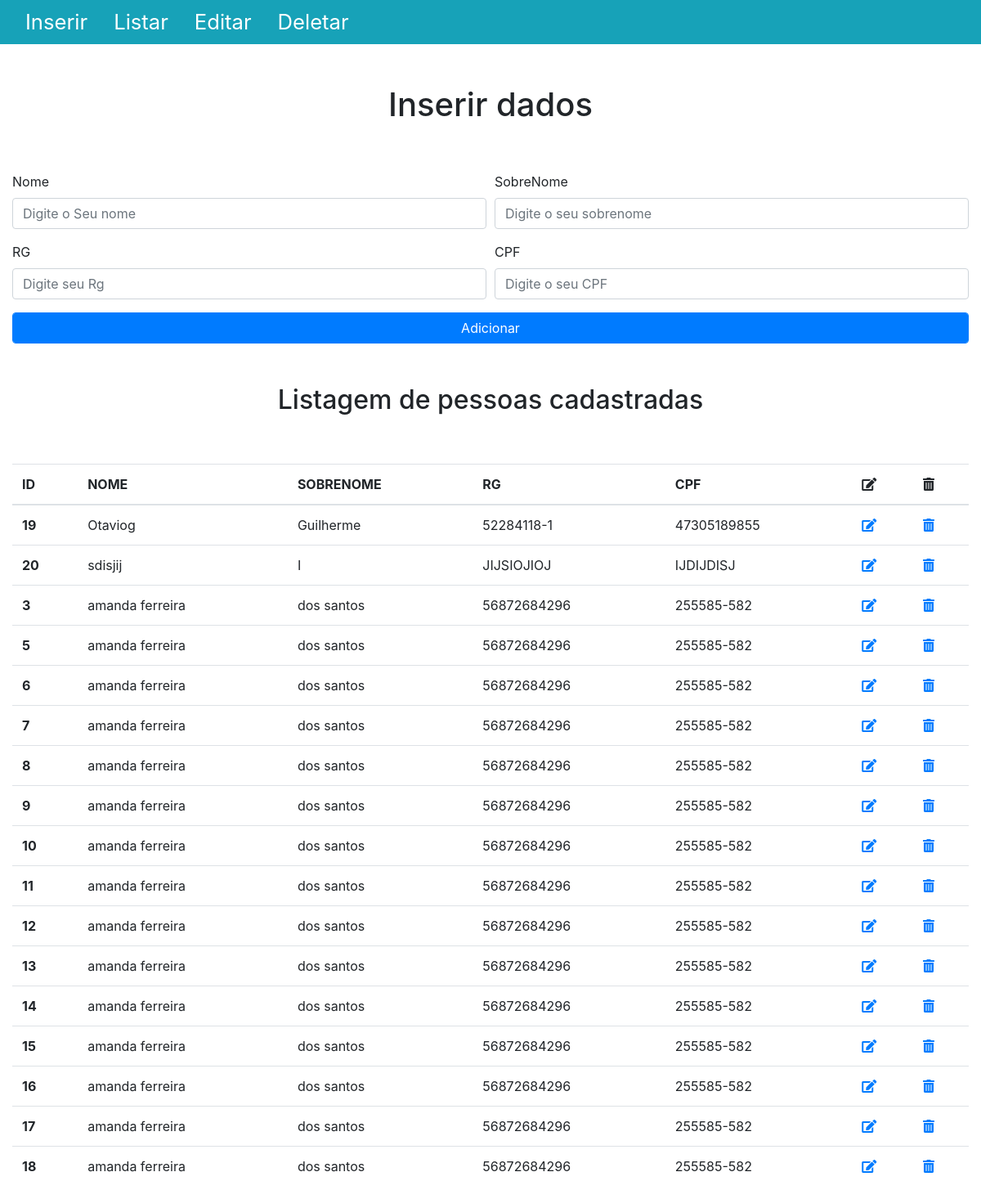
The page / on the database its author committed.
### tables this page shows
CREATE TABLE IF NOT EXISTS `boot` (
  `id` int(11) NOT NULL AUTO_INCREMENT,
  `nome` varchar(100) DEFAULT NULL,
  `sobrenome` varchar(100) DEFAULT NULL,
  `rg` varchar(30) DEFAULT NULL,
  `cpf` varchar(30) DEFAULT NULL,
  PRIMARY KEY (`id`)
);

### index.php (the view, shortened to what this page needs)
<?php
require_once("conexao.php");
?>
<!DOCTYPE html>
<html lang="en">
<head>
    <link rel="stylesheet" href="https://stackpath.bootstrapcdn.com/bootstrap/4.1.1/css/bootstrap.min.css">
    <link rel="stylesheet" href="https://use.fontawesome.com/releases/v5.0.13/css/all.css">
</head>
<body>
    <div class="container-fluid">
        <div class="row">
            <div class="col-md-12 bg-info">
                <nav class="nav">
                    <a class="nav-link" href="">Inserir</a>
                    <a class="nav-link" href="">Listar</a>
                    <a class="nav-link" href="">Editar</a>
                    <a class="nav-link" href="">Deletar</a>
                </nav>
            </div>
        </div>
        <div class="row">
            <div class="col-md-12">
                <h1 class="text-center">Inserir dados</h1>
                <form action="index.php" method="post">
                    <div class="form-row">
                        <div class="form-group col-md-6">
                            <label for="nome">Nome</label>
                            <input type="text" class="form-control" id="nome" name="nome" placeholder="Digite o Seu nome">
                        </div>
                        <div class="form-group col-md-6">
                            <label for="sobrenome">SobreNome</label>
                            <input type="text" class="form-control" id="sobrenome" name="sobrenome" placeholder="Digite o seu sobrenome">
                        </div>
                    </div>
                    <div class="form-row">
                        <div class="form-group col-md-6">
                            <label for="rg">RG</label>
                            <input type="text" class="form-control" id="rg" name="rg" placeholder="Digite seu Rg">
                        </div>
                        <div class="form-group col-md-6">
                            <label for="cpf">CPF</label>
                            <input type="text" class="form-control" id="cpf" name="cpf" placeholder="Digite o seu CPF">
                        </div>
                    </div>
                    <button type="submit" class="btn btn-primary form-control" name="cadastrar">Adicionar</button>
                </form>
            </div>
        </div>
        <div class="row">
            <div class="col-md-12">
                <h2 class="text-center">Listagem de pessoas cadastradas</h2>
                <?php
                    echo"<table class='table'>
                            <thead>
                                <tr>
                                <th scope='col'>ID</th>
                                <th scope='col'>NOME</th>
                                <th scope='col'>SOBRENOME</th>
                                <th scope='col'>RG</th>
                                <th scope='col'>CPF</th>
                                <th scope='col'><i class='fas fa-edit' title='Editar'></i></th>
                                <th scope='col'><i class='fas fa-trash-alt' title='Excluir'></i></th>
                                </tr>
                            </thead>
                            <tbody>";
                            $resposta = $conexao->query("SELECT * FROM boot");
                            while($dados = $resposta->fetch(PDO::FETCH_ASSOC)){
                                echo "<tr>
                                        <th scope='row'>".$dados['id']."</th>
                                        <td>".$dados['nome']."</td>
                                        <td>".$dados['sobrenome']."</td>
                                        <td>".$dados['rg']."</td>
                                        <td>".$dados['cpf']."</td>
                                        <td><a href='index.php?id=".$dados['id']."' ><i class='fas fa-edit' title='Editar'></i></a></td>
                                        <td><a href='index.php?id=".$dados['id']."'name='excluir'><i class='fas fa-trash-alt' title='Excluir'></i></a></td>
                                    </tr>";
                            }
                            echo"</tbody>
                                </table>
                            ";
                ?>
            </div>
        </div>
    </div>
</body>
</html>

### index.php (style rules this page uses)
.nav>a { color:white; font-size:1.6em; }
.text-center { padding:50px; }

### rows shown on the page
boot: id "19", nome "Otaviog", sobrenome "Guilherme", rg "52284118-1", cpf "47305189855"
boot: id "20", nome "sdisjij", sobrenome "I", rg "JIJSIOJIOJ", cpf "IJDIJDISJ"
boot: id "3", nome "amanda ferreira", sobrenome "dos santos", rg "56872684296", cpf "255585-582"
boot: id "5", nome "amanda ferreira", sobrenome "dos santos", rg "56872684296", cpf "255585-582"
boot: id "6", nome "amanda ferreira", sobrenome "dos santos", rg "56872684296", cpf "255585-582"
boot: id "7", nome "amanda ferreira", sobrenome "dos santos", rg "56872684296", cpf "255585-582"
boot: id "8", nome "amanda ferreira", sobrenome "dos santos", rg "56872684296", cpf "255585-582"
boot: id "9", nome "amanda ferreira", sobrenome "dos santos", rg "56872684296", cpf "255585-582"
boot: id "10", nome "amanda ferreira", sobrenome "dos santos", rg "56872684296", cpf "255585-582"
boot: id "11", nome "amanda ferreira", sobrenome "dos santos", rg "56872684296", cpf "255585-582"
boot: id "12", nome "amanda ferreira", sobrenome "dos santos", rg "56872684296", cpf "255585-582"
boot: id "13", nome "amanda ferreira", sobrenome "dos santos", rg "56872684296", cpf "255585-582"
boot: id "14", nome "amanda ferreira", sobrenome "dos santos", rg "56872684296", cpf "255585-582"
boot: id "15", nome "amanda ferreira", sobrenome "dos santos", rg "56872684296", cpf "255585-582"
boot: id "16", nome "amanda ferreira", sobrenome "dos santos", rg "56872684296", cpf "255585-582"
boot: id "17", nome "amanda ferreira", sobrenome "dos santos", rg "56872684296", cpf "255585-582"
boot: id "18", nome "amanda ferreira", sobrenome "dos santos", rg "56872684296", cpf "255585-582"
